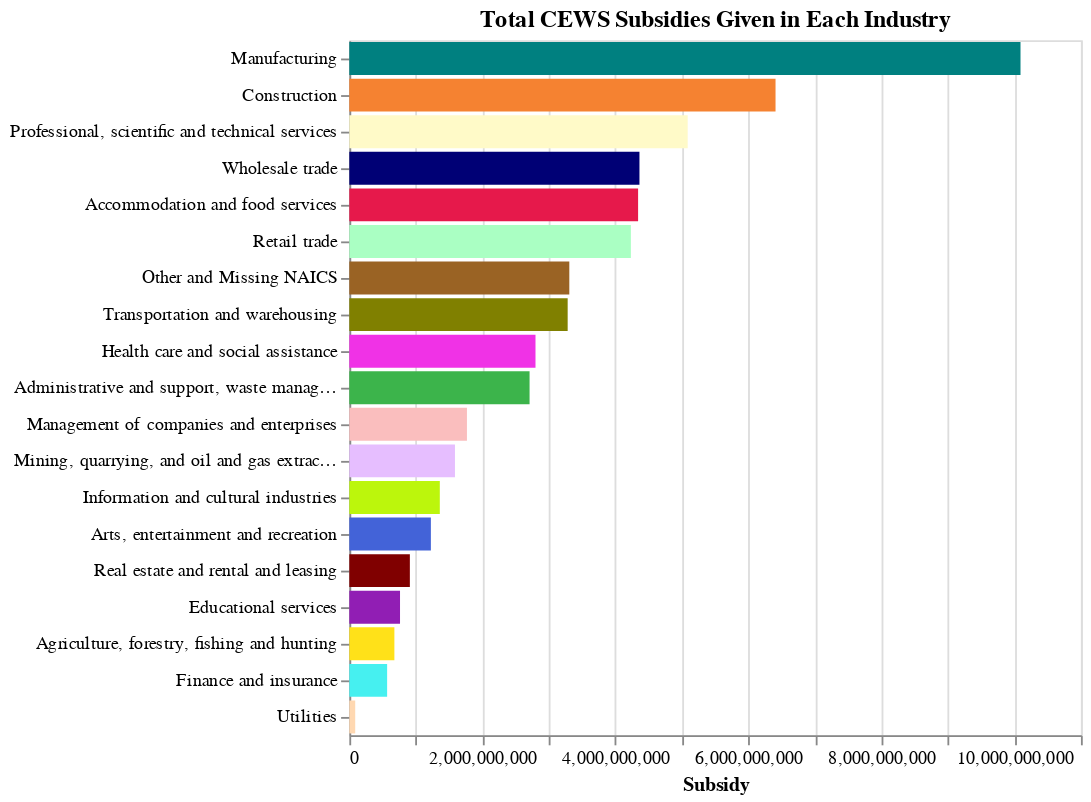

Notebook code cell kept with this figure:
### Code cell
temp = cews.query("GeoAggregation == 'Canada' and IndustryAggregation == 'Level 1'")
temp = temp.groupby("Industry").sum().reset_index()

temp["TotalEmployees"] = temp["TotalEmployees"] / 8
temp["Subsidy per Capita"] = temp["Subsidy"] / temp["TotalEmployees"]

inds = sorted(list(cews.query("GeoAggregation == 'Canada' and IndustryAggregation == 'Level 1'")["Industry"].unique()))

# The extra dataset does not use the same measures and is not directly comparable in this case. 
# fig2 = alt.Chart(temp, title = "CEWS Subsidies Given in Each Industry per Worker").mark_bar().encode(
#     color = alt.Color("Industry", scale = alt.Scale(domain = inds, range = getIndCols(inds)), legend = None),
#     x = alt.X("Subsidy per Capita"),
#     y = alt.Y("Industry", sort = '-x', title = None)
# )

fig1

### Figure 1 — Vega-Lite specification as saved in the notebook (floating-point values rounded to 4 significant figures)
{"config": {"view": {"continuousWidth": 400, "continuousHeight": 300}}, "data": {"name": "data-968eafc492f141c9ad649a33daa204ca"}, "mark": "bar", "encoding": {"color": {"type": "nominal", "field": "Industry", "legend": null, "scale": {"domain": ["Accommodation and food services", "Administrative and support, waste management and remediation services", "Agriculture, forestry, fishing and hunting", "Arts, entertainment and recreation", "Construction", "Educational services", "Finance and insurance", "Health care and social assistance", "Information and cultural industries", "Management of companies and enterprises", "Manufacturing", "Mining, quarrying, and oil and gas extraction", "Other and Missing NAICS", "Professional, scientific and technical services", "Real estate and rental and leasing", "Retail trade", "Transportation and warehousing", "Utilities", "Wholesale trade"], "range": ["#e6194b", "#3cb44b", "#ffe119", "#4363d8", "#f58231", "#911eb4", "#46f0f0", "#f032e6", "#bcf60c", "#fabebe", "#008080", "#e6beff", "#9a6324", "#fffac8", "#800000", "#aaffc3", "#808000", "#ffd8b1", "#000075"]}}, "x": {"type": "quantitative", "field": "Subsidy"}, "y": {"type": "nominal", "field": "Industry", "sort": "-x", "title": null}}, "title": "Total CEWS Subsidies Given in Each Industry", "$schema": "https://vega.github.io/schema/vega-lite/v4.8.1.json", "datasets": {"data-968eafc492f141c9ad649a33daa204ca": [{"Industry": "Accommodation and food services", "BusinessLocations": 270900.0, "Subsidy": 4342000000.0, "SupportedEmployees": 4333000.0, "RehiredEmployees": 52060.0, "ProvinceCode": 0.0, "TotalEmployees": 9469000.0}, {"Industry": "Administrative and support, waste management and remediation services", "BusinessLocations": 94610.0, "Subsidy": 2710000000.0, "SupportedEmployees": 1708000.0, "RehiredEmployees": 8295.0, "ProvinceCode": 0.0, "TotalEmployees": 5845000.0}, {"Industry": "Agriculture, forestry, fishing and hunting", "BusinessLocations": 33720.0, "Subsidy": 677300000.0, "SupportedEmployees": 349600.0, "RehiredEmployees": 1405.0, "ProvinceCode": 0.0, "TotalEmployees": 3249000.0}, {"Industry": "Arts, entertainment and recreation", "BusinessLocations": 54700.0, "Subsidy": 1226000000.0, "SupportedEmployees": 810500.0, "RehiredEmployees": 5575.0, "ProvinceCode": 0.0, "TotalEmployees": 2746000.0}, {"Industry": "Construction", "BusinessLocations": 229600.0, "Subsidy": 6408000000.0, "SupportedEmployees": 2868000.0, "RehiredEmployees": 17720.0, "ProvinceCode": 0.0, "TotalEmployees": 9750000.0}, {"Industry": "Educational services", "BusinessLocations": 37920.0, "Subsidy": 762100000.0, "SupportedEmployees": 433000.0, "RehiredEmployees": 4095.0, "ProvinceCode": 0.0, "TotalEmployees": 10350000.0}, {"Industry": "Finance and insurance", "BusinessLocations": 33720.0, "Subsidy": 568100000.0, "SupportedEmployees": 282600.0, "RehiredEmployees": 1585.0, "ProvinceCode": 0.0, "TotalEmployees": 6146000.0}, {"Industry": "Health care and social assistance", "BusinessLocations": 208800.0, "Subsidy": 2799000000.0, "SupportedEmployees": 1727000.0, "RehiredEmployees": 20240.0, "ProvinceCode": 0.0, "TotalEmployees": 16620000.0}, {"Industry": "Information and cultural industries", "BusinessLocations": 51500.0, "Subsidy": 1360000000.0, "SupportedEmployees": 737700.0, "RehiredEmployees": 3765.0, "ProvinceCode": 0.0, "TotalEmployees": 3197000.0}, {"Industry": "Management of companies and enterprises", "BusinessLocations": 14160.0, "Subsidy": 1768000000.0, "SupportedEmployees": 802600.0, "RehiredEmployees": 1260.0, "ProvinceCode": 0.0, "TotalEmployees": 219800.0}, {"Industry": "Manufacturing", "BusinessLocations": 139500.0, "Subsidy": 10090000000.0, "SupportedEmployees": 4694000.0, "RehiredEmployees": 12980.0, "ProvinceCode": 0.0, "TotalEmployees": 12070000.0}, {"Industry": "Mining, quarrying, and oil and gas extraction", "BusinessLocations": 16680.0, "Subsidy": 1588000000.0, "SupportedEmployees": 598700.0, "RehiredEmployees": 950.0, "ProvinceCode": 0.0, "TotalEmployees": 1875000.0}, {"Industry": "Other and Missing NAICS", "BusinessLocations": 255700.0, "Subsidy": 3307000000.0, "SupportedEmployees": 1940000.0, "RehiredEmployees": 22360.0, "ProvinceCode": 0.0, "TotalEmployees": 0.0}, {"Industry": "Professional, scientific and technical services", "BusinessLocations": 235600.0, "Subsidy": 5087000000.0, "SupportedEmployees": 2205000.0, "RehiredEmployees": 11740.0, "ProvinceCode": 0.0, "TotalEmployees": 10150000.0}, {"Industry": "Real estate and rental and leasing", "BusinessLocations": 56510.0, "Subsidy": 910000000.0, "SupportedEmployees": 458100.0, "RehiredEmployees": 3760.0, "ProvinceCode": 0.0, "TotalEmployees": 2564000.0}, {"Industry": "Retail trade", "BusinessLocations": 310500.0, "Subsidy": 4233000000.0, "SupportedEmployees": 2922000.0, "RehiredEmployees": 40440.0, "ProvinceCode": 0.0, "TotalEmployees": 15920000.0}, {"Industry": "Transportation and warehousing", "BusinessLocations": 78040.0, "Subsidy": 3283000000.0, "SupportedEmployees": 1514000.0, "RehiredEmployees": 5560.0, "ProvinceCode": 0.0, "TotalEmployees": 6648000.0}, {"Industry": "Utilities", "BusinessLocations": 810.0, "Subsidy": 88420000.0, "SupportedEmployees": 32820.0, "RehiredEmployees": 25.0, "ProvinceCode": 0.0, "TotalEmployees": 1050000.0}, {"Industry": "Wholesale trade", "BusinessLocations": 135600.0, "Subsidy": 4362000000.0, "SupportedEmployees": 2073000.0, "RehiredEmployees": 10860.0, "ProvinceCode": 0.0, "TotalEmployees": 5091000.0}]}}
